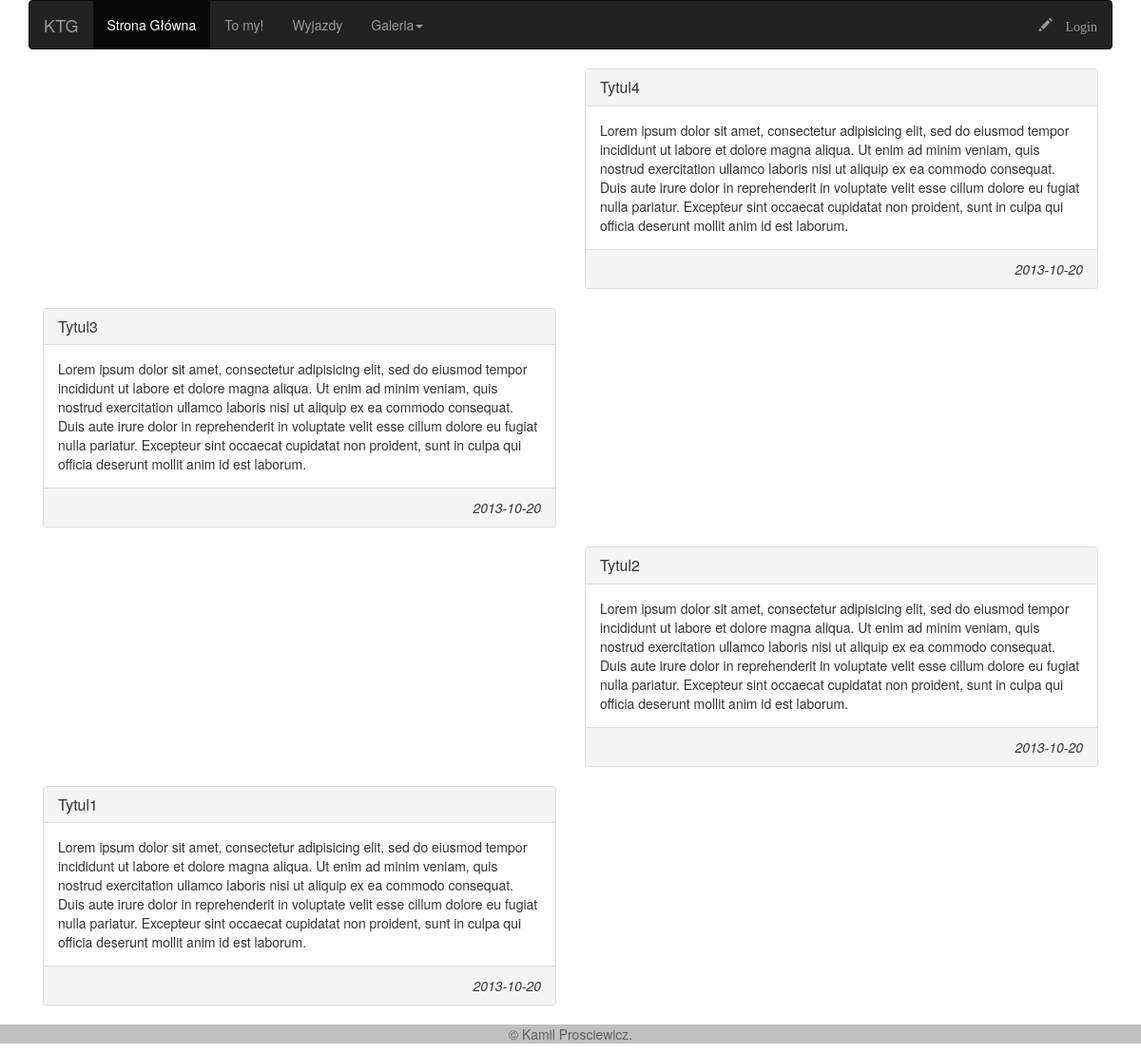
Before: / with the older database file.
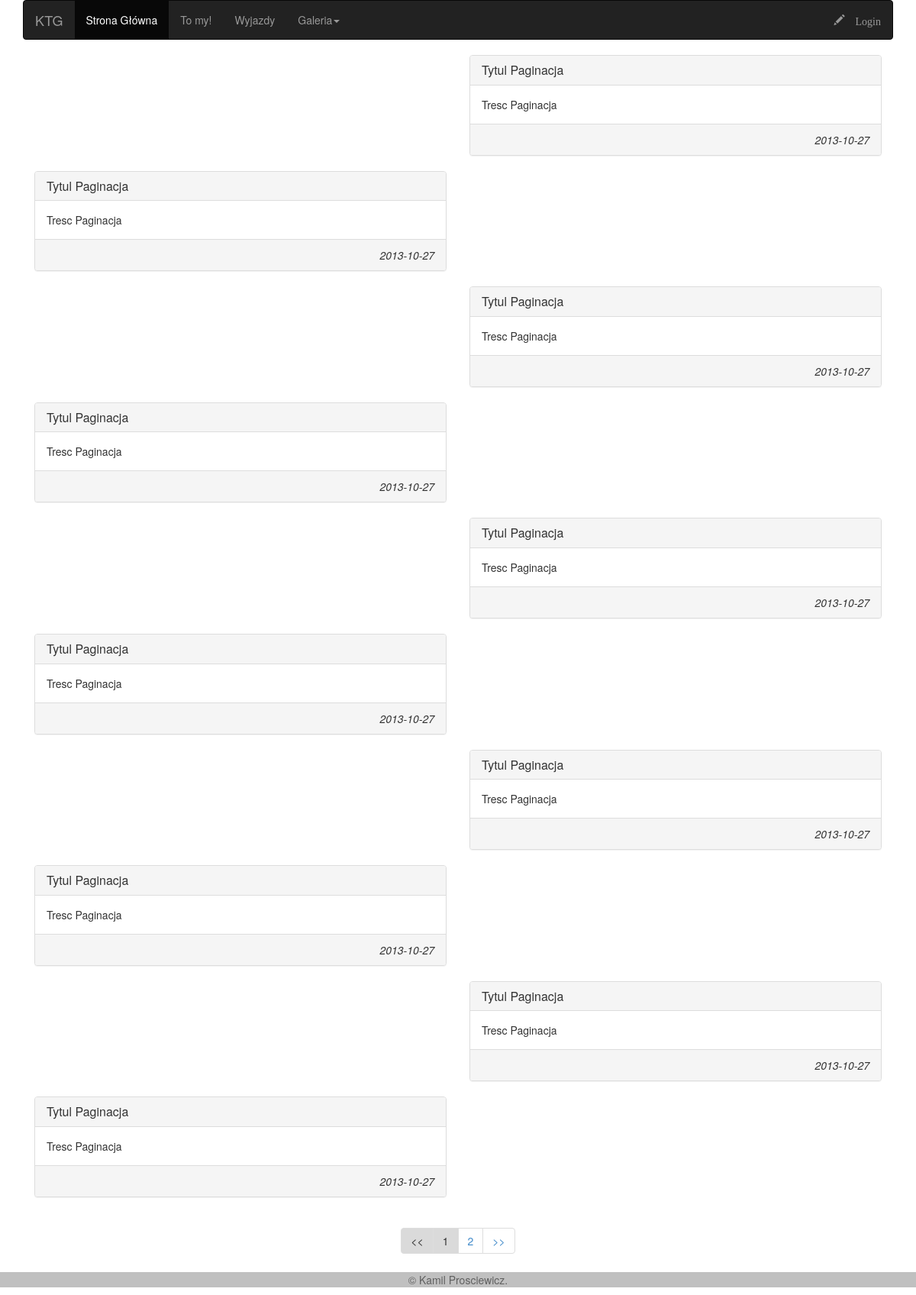
After: the same page with the newer database file.
### tables this page shows
CREATE TABLE IF NOT EXISTS `posts` (
  `id` int(10) unsigned NOT NULL AUTO_INCREMENT,
  `tytul` text NOT NULL,
  `tresc` text NOT NULL,
  `created` date NOT NULL,
  PRIMARY KEY (`id`)
);

### index.php (the view, shortened to what this page needs)
<?php
require 'config.inc.php';
?>
<!DOCTYPE html>
<html lang="en">
  <head>
    <link href="bootstrap/dist/css/bootstrap.css" rel="stylesheet">
    <link href="style.css" rel="stylesheet">
  </head>
  <body>
    <div class="container">
    <?php require 'header.php'; ?>
	<?php
	$tbl_name="posts";
	$adjacents = 2;
	$zapytanie = $pdo->query("SELECT * FROM posts");
    $total_pages = $zapytanie->rowCount();
	$targetpage = "index.php";
	$limit = 10;
	$page = $_GET['page'];
	if($page)
		$start = ($page - 1) * $limit;
	else
		$start = 0;
	$posts = $pdo->query("SELECT * FROM $tbl_name ORDER BY id DESC LIMIT $start, $limit");
	$prev = $page - 1;
	$next = $page + 1;
	$lastpage = ceil($total_pages/$limit);
	$pagination = "";
	if($lastpage > 1)
	{
		$pagination .= "<ul class=\"pagination\">";
		if ($page > 1)
			$pagination.= "<li><a href=\"$targetpage?page=$prev\"> << </a></li>";
		else
			$pagination.= "<li><span class=\"disabled\"> << </span></li>";
		if ($lastpage < 7 + ($adjacents * 2))
		{
			for ($counter = 1; $counter <= $lastpage; $counter++)
			{
				if ($counter == $page)
					$pagination.= "<li><span class=\"current\">$counter</span></li>";
				else
					$pagination.= "<li><a href=\"$targetpage?page=$counter\">$counter</a></li>";
			}
		}
		if ($page < $counter - 1)
			$pagination.= "<li><a href=\"$targetpage?page=$next\"> >> </a></li>";
		else
			$pagination.= "<li><span class=\"disabled\"> >> </span></li>";
		$pagination.= "</ul>\n";
	}
?>
	<?php
		$licznik = 0;
		foreach($posts->fetchAll() as $row){
	            echo '<div id = "row">';
	            if ($licznik%2==1) {
	              echo '<div class="col-md-6">';
	            }else{
	              echo '<div class="col-md-6 col-md-offset-6">';
	            }
	            echo '<div class="panel panel-default">';
	            echo  '<div class="panel-heading">';
	            echo   '<h3 class="panel-title">'.$row['tytul'].'</h3>';
	            echo  '</div>';
	            echo  '<div class="panel-body">';
	            echo    $row['tresc'].'<br>';
	            echo  '</div>';
	            echo  '<div class="panel-footer">';
	            echo    '<div class = "created"><i>'.$row['created'].'</i></div>';
	            echo  '</div>';
	            echo  '</div>';
	            echo  '</div>';
	            echo '</div>';
	            $licznik++;
	        }
	?>
</div>
	<?php echo '<center>'.$pagination.'</center>'; ?>
    <?php require 'footer.php'; ?>
  </body>
</html>

Changed rows visible on the page:
no longer on this page (row unchanged): posts: tytul "Tytul4", tresc "Lorem ipsum dolor sit amet, consectetur adipisicing elit, sed do eiusmod tempor incididunt ut labore et dolore magna aliqua. Ut enim ad minim veniam, quis nostrud exercitation ullamco laboris nisi ut aliquip ex ea commodo consequat. Duis aute irure dolor in reprehenderit in voluptate velit esse cillum dolore eu fugiat nulla pariatur. Excepteur sint occaecat cupidatat non proident, sunt in culpa qui officia deserunt mollit anim id est laborum.", created "2013-10-20"
no longer on this page (row unchanged): posts: tytul "Tytul3", tresc "Lorem ipsum dolor sit amet, consectetur adipisicing elit, sed do eiusmod tempor incididunt ut labore et dolore magna aliqua. Ut enim ad minim veniam, quis nostrud exercitation ullamco laboris nisi ut aliquip ex ea commodo consequat. Duis aute irure dolor in reprehenderit in voluptate velit esse cillum dolore eu fugiat nulla pariatur. Excepteur sint occaecat cupidatat non proident, sunt in culpa qui officia deserunt mollit anim id est laborum.", created "2013-10-20"
no longer on this page (row unchanged): posts: tytul "Tytul2", tresc "Lorem ipsum dolor sit amet, consectetur adipisicing elit, sed do eiusmod tempor incididunt ut labore et dolore magna aliqua. Ut enim ad minim veniam, quis nostrud exercitation ullamco laboris nisi ut aliquip ex ea commodo consequat. Duis aute irure dolor in reprehenderit in voluptate velit esse cillum dolore eu fugiat nulla pariatur. Excepteur sint occaecat cupidatat non proident, sunt in culpa qui officia deserunt mollit anim id est laborum.", created "2013-10-20"
no longer on this page (row unchanged): posts: tytul "Tytul1", tresc "Lorem ipsum dolor sit amet, consectetur adipisicing elit, sed do eiusmod tempor incididunt ut labore et dolore magna aliqua. Ut enim ad minim veniam, quis nostrud exercitation ullamco laboris nisi ut aliquip ex ea commodo consequat. Duis aute irure dolor in reprehenderit in voluptate velit esse cillum dolore eu fugiat nulla pariatur. Excepteur sint occaecat cupidatat non proident, sunt in culpa qui officia deserunt mollit anim id est laborum.", created "2013-10-20"
added posts: tytul "Tytul Paginacja", tresc "Tresc Paginacja", created "2013-10-27"
added posts: tytul "Tytul Paginacja", tresc "Tresc Paginacja", created "2013-10-27"
added posts: tytul "Tytul Paginacja", tresc "Tresc Paginacja", created "2013-10-27"
added posts: tytul "Tytul Paginacja", tresc "Tresc Paginacja", created "2013-10-27"
added posts: tytul "Tytul Paginacja", tresc "Tresc Paginacja", created "2013-10-27"
added posts: tytul "Tytul Paginacja", tresc "Tresc Paginacja", created "2013-10-27"
added posts: tytul "Tytul Paginacja", tresc "Tresc Paginacja", created "2013-10-27"
added posts: tytul "Tytul Paginacja", tresc "Tresc Paginacja", created "2013-10-27"
added posts: tytul "Tytul Paginacja", tresc "Tresc Paginacja", created "2013-10-27"
added posts: tytul "Tytul Paginacja", tresc "Tresc Paginacja", created "2013-10-27"
Other visible differences:
new list line: "1"
new list line: "2"
